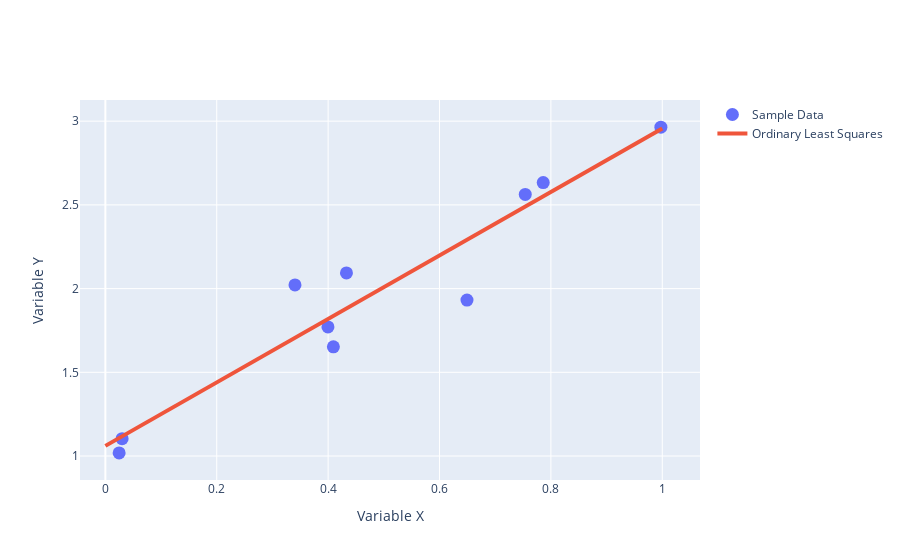

Notebook cell for this chart:
### Markdown cell above
On trace maintenant la solution.

### Code cell
configure_plotly_browser_state()
x_gr = np.linspace(0,1,3)
y_gr = b*x_gr+a
trace = Scatter(
    x=X,
    y=Y,
    mode='markers',
    marker=dict(size=13),
    name="Sample Data",
)
trace2 = Scatter(
    x=x_gr,
    y=y_gr,
    mode='lines',
    line=dict(width=4),
    name="Ordinary Least Squares"
)
fig = dict(data=[trace,trace2], layout={})
fig['layout']['xaxis'] = dict(title='Variable X')
fig['layout']['yaxis'] = dict(title='Variable Y')

iplot(fig)

### Figure 1 — Plotly figure (JSON) as saved in the notebook; plotly's stock layout.template omitted (floating-point values rounded to 4 significant figures)
{"data": [{"marker": {"size": 13}, "mode": "markers", "name": "Sample Data", "type": "scatter", "x": [0.3405, 0.6493, 0.9975, 0.4329, 0.7862, 0.03005, 0.4094, 0.3997, 0.02471, 0.754], "y": [2.022, 1.931, 2.964, 2.094, 2.633, 1.103, 1.652, 1.771, 1.019, 2.563]}, {"line": {"width": 4}, "mode": "lines", "name": "Ordinary Least Squares", "type": "scatter", "x": [0, 0.5, 1], "y": [1.061, 2.009, 2.956]}], "layout": {"xaxis": {"title": {"text": "Variable X"}}, "yaxis": {"title": {"text": "Variable Y"}}}}
